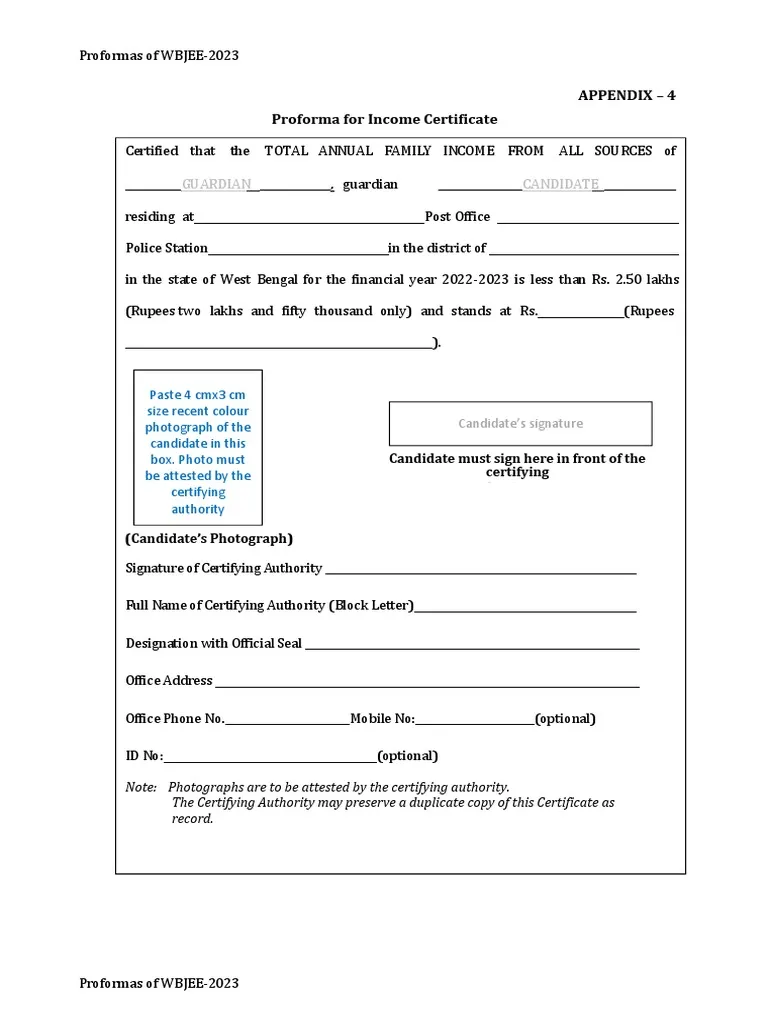
#> input picture week5_document_scanner/document1.webp, 768 x 1024 px
$ python -i day41_virtual_background.py   (imports and definitions only)
#> lines starting #> are read from the running program, lines starting #| are printed output that depends on the picture; after the words box and inside, x2 and y2 are one past the last pixel; in counts of white or black regions, pixels touching at a corner belong together
# Day 41 | Week 6: Background Remover
# Topic:  Virtual Background
# Goal:   Replace background with any image
# Output: outputs/day41_virtual_bg.png
# Status: [ ] Not started  [ ] In progress  [ ] Done

# WHAT YOU'LL LEARN TODAY
# Combine everything from Days 38-40:
#   subject image + feathered mask + new background image → composite
# The key: resize the background to match the subject before blending.

# RESOURCES
# Alpha blending: https://learnopencv.com/alpha-blending-using-opencv-cpp-python/

import cv2
import numpy as np
import matplotlib.pyplot as plt
import os

# [1 line not run here, left out]

def show_many(imgs, titles):
    fig, axes = plt.subplots(1, len(imgs), figsize=(5 * len(imgs), 4))
    if len(imgs) == 1: axes = [axes]
    for ax, img, title in zip(axes, imgs, titles):
        ax.set_title(title); ax.axis('off')
        ax.imshow(cv2.cvtColor(img, cv2.COLOR_BGR2RGB) if len(img.shape)==3 else img)
    plt.tight_layout(); plt.show()

def make_subject():
    img = np.random.randint(30, 80, (300, 400, 3), dtype=np.uint8)
    img[:, :, 1] = (img[:, :, 1] * 0.5).astype(np.uint8)
    cv2.ellipse(img, (200, 160), (80, 110), 0, 0, 360, (180, 120, 90), -1)
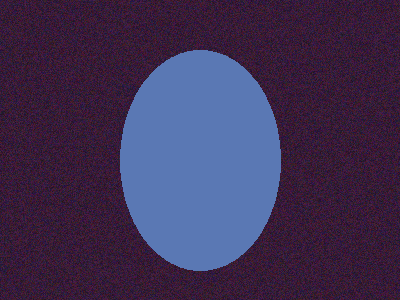
#> img: shape (300, 400, 3); mean of channels 0, 1, 2 83.7, 48.6, 62.7; drawn as B, G, R
    cv2.circle(img, (200, 65), 40, (200, 160, 130), -1)
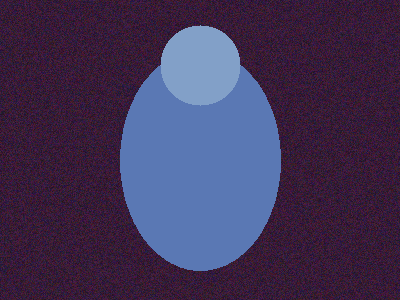
#> img: shape (300, 400, 3); 4.19% of pixels changed, all inside (x1, y1, x2, y2) = (160, 25, 241, 106); drawn as B, G, R
    return img

def make_mask(img):
    gray = cv2.cvtColor(img, cv2.COLOR_BGR2GRAY)
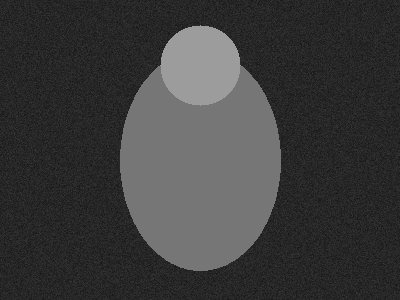
#> gray: shape (300, 400); min 21, max 156, mean 59.6
    _, mask = cv2.threshold(gray, 90, 255, cv2.THRESH_BINARY)
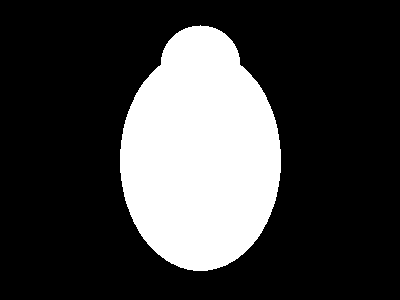
#> mask: shape (300, 400); 24.6% white; 1 white region, box (x1, y1, x2, y2) and area: (120, 25, 281, 271) 29572
    kernel = np.ones((5,5), np.uint8)
    mask = cv2.morphologyEx(mask, cv2.MORPH_CLOSE, kernel)
    return mask

def feather_mask(mask, blur_radius=15):
    float_mask = mask.astype(np.float32) / 255.0
    k = blur_radius * 2 + 1
    return cv2.GaussianBlur(float_mask, (k, k), 0)

def make_background():
    """Synthetic outdoor background — gradient sky + ground."""
    bg = np.zeros((300, 400, 3), dtype=np.uint8)
    for y in range(200):
        ratio = y / 200
        bg[y, :] = [int(200 * (1-ratio) + 100 * ratio),
                    int(180 * (1-ratio) + 120 * ratio),
                    int(255 * (1-ratio) + 180 * ratio)]
    bg[200:, :] = (60, 120, 50)
    return bg

subject_img = make_subject()
subject_mask = make_mask(subject_img)
bg_img = make_background()

# ─────────────────────────────────────────────
# STEP 1 — Build apply_virtual_bg()
# ─────────────────────────────────────────────
def apply_virtual_bg(subject_img, subject_mask, bg_img):
    """
    subject_img:  BGR image of subject (with old background)
    subject_mask: uint8 binary mask (255 = subject, 0 = background)
    bg_img:       BGR image for new background (any size)
    Returns: composited BGR image
    """
    # Step 1: Resize bg_img to match subject_img dimensions
    # Step 2: Feather the mask
    # Step 3: Alpha blend: result = subject * alpha + bg * (1 - alpha)
    # YOUR CODE HERE
    pass

result = apply_virtual_bg(subject_img, subject_mask, bg_img)

# [6 lines not run here, left out]

# REFLECTION
# Q1: What happens if you skip feathering and use a hard mask?
# A1:
# Q2: How would you handle a subject that's larger than the background?
# A2:

>>> import cv2
>>> picture = cv2.imread('../week5_document_scanner/document1.webp')
#> picture is the input picture: shape (1024, 768, 3); mean B, G, R 246.5, 246.4, 246.1
>>> result = make_mask(picture)
#> in make_mask (call 2), `_, mask = cv2.threshold(gray, 90, 255, cv2.THRESH_BINARY)`:
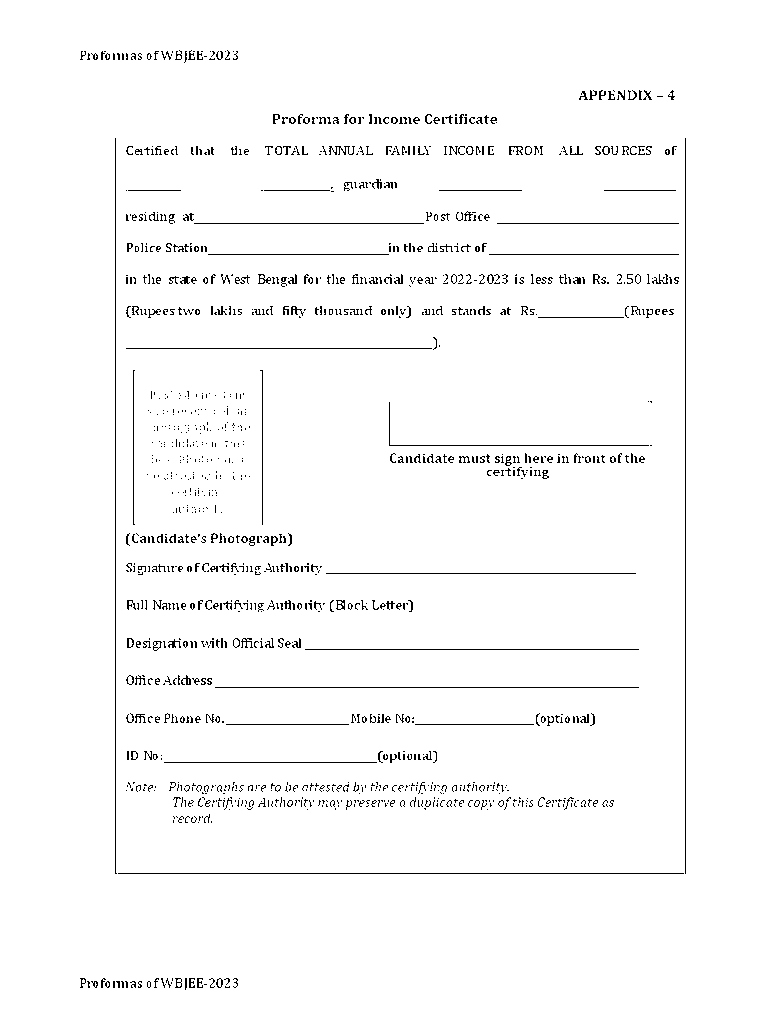
#> mask: shape (1024, 768); 97.6% white; black in thin lines or dots, all inside (x1, y1, x2, y2) = (80, 50, 686, 990)
#> in make_mask (call 2), `mask = cv2.morphologyEx(mask, cv2.MORPH_CLOSE, kernel)`: mask: shape (1024, 768); every value is 255
